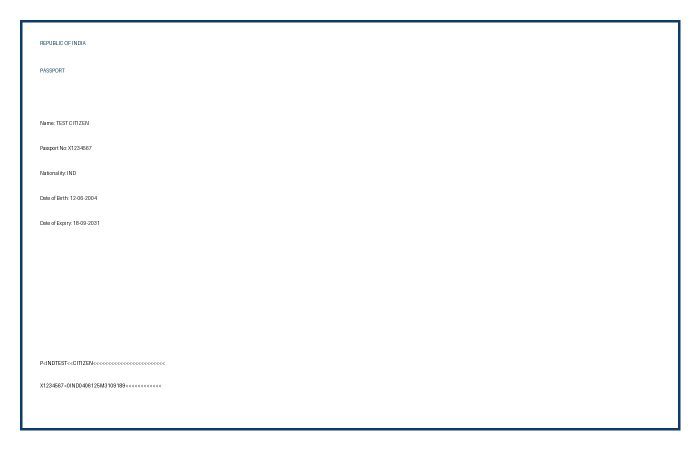
#> input picture sample_test_document.jpg, 1400 x 900 px (shown at 1/2 size)
$ python -i ocr.py   (imports and definitions only)
#> lines starting #> are read from the running program, lines starting #| are printed output that depends on the picture
#> in extract_fields, img is the input picture: shape (900, 1400, 3); mean B, G, R 251.9, 251.2, 250.4
import os, re, shutil
from pathlib import Path
import cv2
import pytesseract

MRZ_WEIGHTS = [7, 3, 1]

# [14 lines left out: function _configure_tesseract, not called in this run]

# [1 line not run here, left out]

def preprocess(img):
    gray = cv2.cvtColor(img, cv2.COLOR_BGR2GRAY)
    gray = cv2.resize(gray, None, fx=1.7, fy=1.7, interpolation=cv2.INTER_CUBIC)
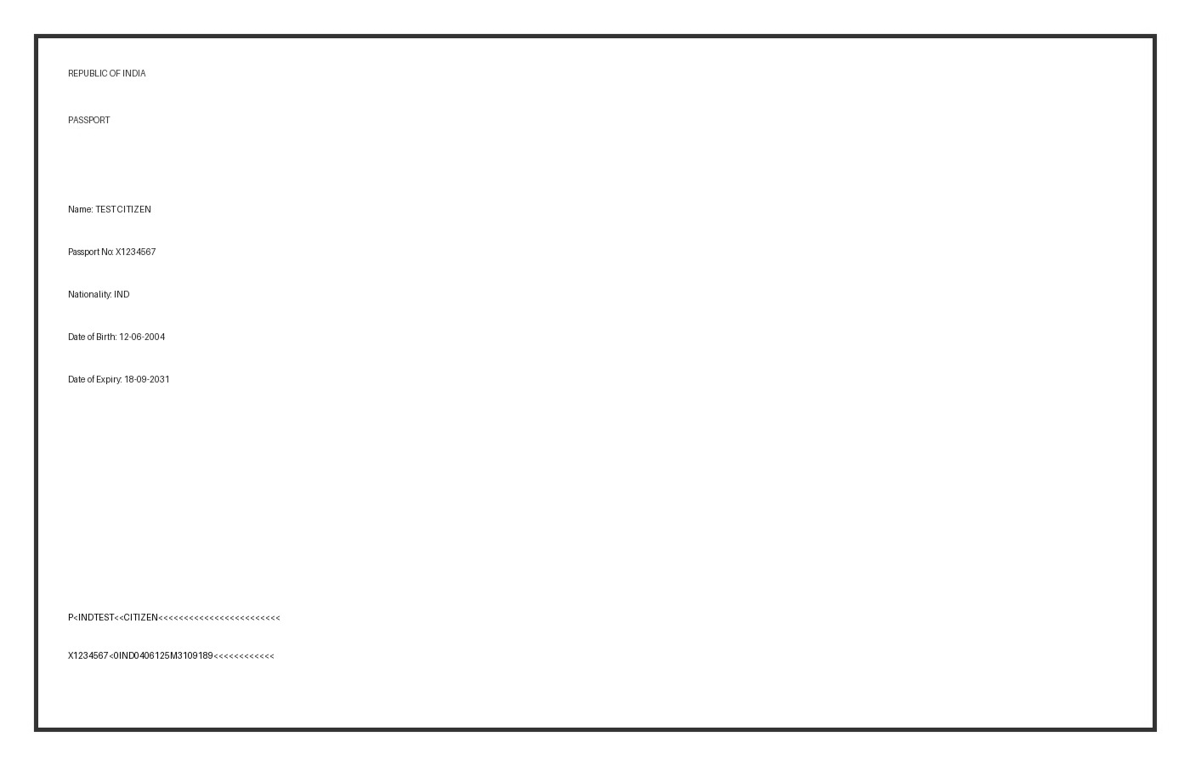
#> gray: shape (1530, 2380) (shown at 1/2 size); min 0, max 255, mean 251
    gray = cv2.fastNlMeansDenoising(gray, None, 7, 7, 21)
    return cv2.threshold(gray, 0, 255, cv2.THRESH_BINARY + cv2.THRESH_OTSU)[1]

# [40 lines left out: functions clean_lines, char_value, check_digit, parse_mrz, not called in this run]

def extract_fields(path: Path):
    img=cv2.imread(str(path))
    if img is None: raise ValueError('Unable to decode document image')
    try:
        runs=[]
        for view in (img, preprocess(img)):
            runs.append(pytesseract.image_to_string(view, config='--psm 6'))
#> this loop made 1 pass
#> after the loop, runs = []
    except pytesseract.TesseractNotFoundError as exc:
        raise RuntimeError('Tesseract OCR is not installed or not on PATH. Install Tesseract and restart SMARTBORDER AI.') from exc
    text='\n'.join(runs)
    lines=clean_lines(text)
    mrz=parse_mrz(lines)
    fields=dict(mrz['fields'])
    joined='\n'.join(lines)
    patterns={
        'passport_number':r'(?:PASSPORT\s*(?:NO|NUMBER)?|DOCUMENT\s*(?:NO|NUMBER)?)\s*[: ]\s*([A-Z0-9]{6,12})',
        'nationality':r'NATIONALITY\s*[: ]\s*([A-Z]{3,15})',
        'sex':r'(?:SEX|GENDER)\s*[: ]\s*([MF])',
        'dob':r'(?:DATE OF BIRTH|DOB)\s*[: ]\s*(\d{1,2}[\-/]\d{1,2}[\-/]\d{2,4})',
        'expiry_human':r'(?:DATE OF EXPIRY|EXPIRY)\s*[: ]\s*(\d{1,2}[\-/]\d{1,2}[\-/]\d{2,4})',
        'name':r'(?:FULL NAME|NAME)\s*[: ]\s*([A-Z][A-Z .<\-]{4,80})'
    }
    for k,p in patterns.items():
        if k in fields: continue
        m=re.search(p,joined)
        if m: fields[k]=m.group(1).replace('<',' ').strip()
    if 'dob' in fields and 'date_of_birth' not in fields: fields['date_of_birth']=fields['dob']
    if 'expiry_human' in fields and 'date_of_expiry_human' not in fields: fields['date_of_expiry_human']=fields['expiry_human']
    # Tesseract confidence if available; use TSV word confidences.
    conf=50.0
    try:
        d=pytesseract.image_to_data(preprocess(img),config='--psm 6',output_type=pytesseract.Output.DICT)
        vals=[float(x) for x in d['conf'] if float(x)>=0]
        if vals: conf=sum(vals)/len(vals)
    except Exception: pass
    return {'confidence':round(max(0,min(99.5,conf)),1),'raw_text':text[:12000],'lines':lines[:150],'fields':fields,'mrz':mrz}

#> (the run stopped early here; a loop or call above may not have finished)
